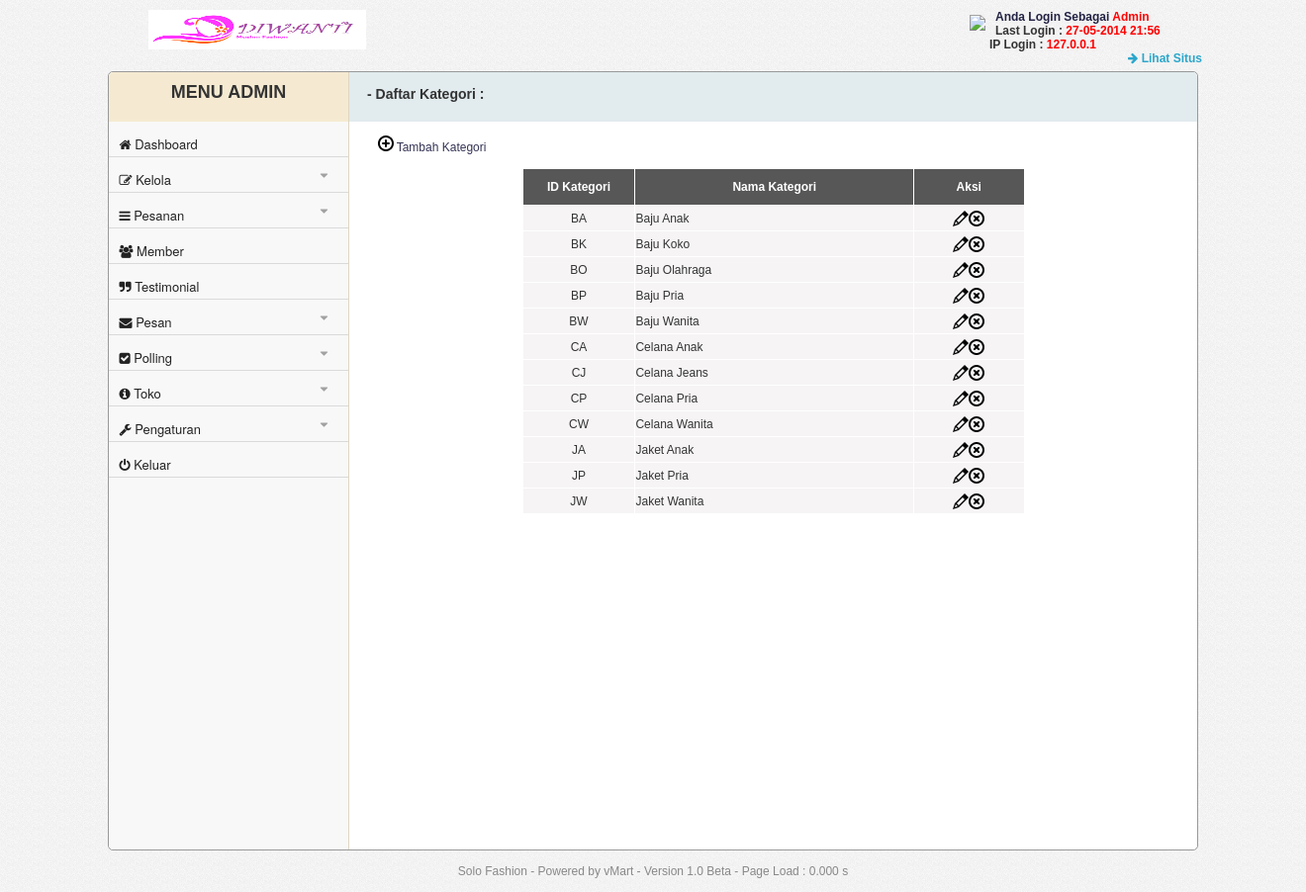
/admin/index.php?module=kategori (signed in), run on the app's committed database.
### tables this page shows
CREATE TABLE `t_pengaturan` (
  `id` int(1) NOT NULL,
  `judul_website` varchar(50) NOT NULL,
  `banner_website` varchar(50) NOT NULL,
  `favicon` varchar(50) NOT NULL,
  `keyword` varchar(100) NOT NULL,
  `deskripsi` varchar(100) NOT NULL,
  `panduan` longtext NOT NULL,
  `slide` enum('aktif','tidak aktif') NOT NULL,
  `polling` enum('aktif','tidak aktif') NOT NULL,
  `google_analystics` varchar(20) NOT NULL,
  PRIMARY KEY (`id`)
);

CREATE TABLE `t_user` (
  `id_user` int(10) NOT NULL AUTO_INCREMENT,
  `username` varchar(20) NOT NULL,
  `password` varchar(40) NOT NULL,
  `email` varchar(100) NOT NULL,
  `level` enum('super admin','admin') NOT NULL,
  `last_login` varchar(40) NOT NULL,
  `ip_login` varchar(40) NOT NULL,
  PRIMARY KEY (`id_user`)
);

CREATE TABLE `t_kategori` (
  `id_kategori` char(10) NOT NULL,
  `nama_kategori` varchar(40) NOT NULL,
  PRIMARY KEY (`id_kategori`)
);

### includes/lib.php (called while the page is built, shortened)
<?php
$sql_pengaturan=mysql_query("select *from t_pengaturan where id=1");
$row_pengaturan=mysql_fetch_assoc($sql_pengaturan);
	$judul_web=$row_pengaturan['judul_website'];
	$banner_web=$row_pengaturan['banner_website'];
$module=$_GET['module'];
$level=$_SESSION['level'];
$aksi=$_GET['aksi'];
?>

### includes/fungsi.php (called while the page is built, shortened)
<?php
function ubah_huruf_awal($pemisah, $paragrap) {
    $pisahkalimat=explode($pemisah, $paragrap);
    $kalimatbaru = array();
    foreach ($pisahkalimat as $kalimat) {
    $kalimatawalhurufbesar=ucfirst(strtolower($kalimat));
    $kalimatbaru[] = $kalimatawalhurufbesar;
    }
    $textgood = implode($pemisah, $kalimatbaru);
    return $textgood;
}
?>

### admin/module/kategori/kategori.php (the view, shortened to what this page needs)
<?php
	$table='t_kategori';
	$link='index.php?module=kategori';
$BatasAwal = 15;
if (!empty($_GET['p'])) {
		$hal = $_GET['p'] - 1;
        $MulaiAwal = $BatasAwal * $hal;
} else if (!empty($_GET['p']) and $_GET['p'] == 1) {
        $MulaiAwal = 0;
} else if (empty($_GET['p'])) {
        $MulaiAwal = 0;
}
?>
<div class="path"><h3>- Daftar Kategori : </h3></div>
<div class="tambah"><br>
<a href="index.php?module=kategori&aksi=kelola" ><img src="img/icon/add.png"> Tambah Kategori</a></b>
</div>
<br>
	<td valign="top">
      <table width="508" height="57" border="0" align="center" cellpadding="0" cellspacing="1" >
        <tr class="tabel">
          <th width="91" bgcolor="#575757" scope="col" height="36">ID Kategori</th>
          <th width="226" bgcolor="#575757" scope="col">Nama Kategori</th>
          <th width="89" bgcolor="#575757" scope="col">Aksi</th>
        </tr>
 <?php
        $sql_tampil=mysql_query("select *from ".$table." limit ".$MulaiAwal.",".$BatasAwal."");
        while($row_tampil=mysql_fetch_assoc($sql_tampil)){
			$id_kategori=$row_tampil['id_kategori'];
			$nama_kategori=$row_tampil['nama_kategori'];
        echo "
        <tr bgcolor=#F6F4F5>
          <td height=25px>".$id_kategori."</td>
          <td align=left>".$nama_kategori."</td>
          <td><center><a href='".$link."&aksi=kelola&id=".$id_kategori."'><img src='img/icon/pencil.png' title='Edit'></a><a href='".$link."&aksi=hapus&id=".$id_kategori."'><img src='img/icon/delete.png' title='Hapus'></a></center></td>
		</tr>
		  ";
        }
?>
</table>

### admin/index.php (shortened to what this page needs)
<?php
	$awalload = microtime(true);
	require_once "../includes/lib.php";
	require_once "../includes/fungsi.php";
?>
<!DOCTYPE html PUBLIC "-//W3C//DTD XHTML 1.0 Transitional//EN" "http://www.w3.org/TR/xhtml1/DTD/xhtml1-transitional.dtd">
<html xmlns="http://www.w3.org/1999/xhtml">
<head>
<link href="css/font-awesome.min.css" rel="stylesheet" type="text/css" />
<link href="css/style.css" rel="stylesheet" type="text/css" />
<link href="js/SpryAssets/SpryValidationTextField.css" rel="stylesheet" type="text/css" />
<link href="js/SpryAssets/SpryValidationTextarea.css" rel="stylesheet" type="text/css" />
<link rel="stylesheet" href="js/fancybox/jquery.fancybox.css?v=2.1.5" type="text/css" media="screen" />
</head>
<body>
<div class="banner">
	<img src="<?php echo ".".$banner_web."" ?>" width="220px" height="40px">
</div>
<div class="text-welcome">
		<img src="img/icon/user-4.png" style="float:left; margin-top:5px; margin-left:-20px; margin-right:10px;">
		<font color="#222244"><b>Anda Login Sebagai <font color="#FF0000"><?php echo "".ubah_huruf_awal(" ",$level)."" ?></font></b> </font><br>
	<?php
		$sql_user=mysql_query("select *from t_user where id_user=".$_SESSION['id_user']."");
		$row_user=mysql_fetch_assoc($sql_user);
	?>
		<b>	Last Login : <font color="#FF0000"><?php echo "".$row_user['last_login']."" ?></font><br>
			IP Login : <font color="#FF0000"><?php echo "".$row_user['ip_login']."" ?></font> </b>
		<br>
	<a href='../index.php' target="_blank" style="color:#2BA6CB; text-decoration:none; position:absolute; margin-left:140px;"><i class="fa fa-arrow-right"></i> <b>Lihat Situs</b></a>
</div>
<div class="konten">
	<div class="side-menu">
		<div class="menu-header">
			<h2>MENU ADMIN </h2>
		</div>
	<div id="wrapper">
		<ul class="menu">
			<li><a href="index.php?module=dashboard" ><i class="fa fa-home"></i> Dashboard</a></li>
			<li><a href="#"><i class="fa fa-edit"></i>  Kelola<span><i class='fa fa-caret-down'></i></span></a>
			</li>
			<li><a href="#"><i class="fa fa-bars"></i>  Pesanan<span><i class='fa fa-caret-down'></i></span></a>
			</li>
			<li><a href="index.php?module=member"><i class="fa fa-users"></i>  Member</a></li>
			<li><a href="index.php?module=testimonial"><i class="fa fa-quote-right"></i> Testimonial</a></li>
			<li><a href="index.php?module=pesan"><i class="fa fa-envelope"></i>  Pesan<span><i class='fa fa-caret-down'></i></span></a>
			</li>
			<li><a href="#"><i class="fa fa-check-square"></i>  Polling<span><i class='fa fa-caret-down'></i></span></span></a>
			<li><a href="#"><i class="fa fa-info-circle"></i>  Toko<span><i class='fa fa-caret-down'></i></span></span></a>
			<li><a href="#"><i class="fa fa-wrench"></i>  Pengaturan<span><i class='fa fa-caret-down'></i></span></a>
			</li>
				<li><a href="index.php?module=keluar"><i class="fa fa-power-off"></i>  Keluar</a></li>
			</ul>
	</div>
</div>
	<div class="isi">
<?php
	if($module=='kategori'){
		if($aksi=='kelola' || $aksi=='hapus'){
			include "module/kategori/k-kategori.php";
		}else{
			include "module/kategori/kategori.php";
		}
	}elseif($module=='produk'){
		if($aksi=='kelola' || $aksi=='hapus'){
			include "module/produk/k-produk.php";
		}else{
			include "module/produk/produk.php";
		}
	}elseif($module=='konfirmasi'){
			include 'module/konfirmasi/konfirmasi.php';
	}elseif($module=='template'){
		if($aksi=='kelola' || $aksi=='hapus'){
			include 'module/template/k-template.php';
		}else{
			include 'module/template/template.php';
		}
	}elseif($module=='rekening'){
		if($aksi=='kelola' || $aksi=='hapus'){
			include 'module/rekening/k-rekening.php';
		}else{
			include 'module/rekening/rekening.php';
		}
	}elseif($module=='tentang'){
			include 'module/profil/tentang.php';
	}elseif($module=='panduan'){
			include 'module/pengaturan/panduan.php';
	}elseif($module=='kontak'){
			include 'module/kontak/kontak.php';
	}elseif($module=='slider'){
			include 'module/slider/slider.php';
	}elseif($module=='sosmed'){
			include 'module/kontak/sosmed.php';
	}elseif($module=='profil'){
		if($aksi=='kelola'){
			include 'module/profil/k-profil.php';
		}else{
			include 'module/profil/profil.php';
		}
	}elseif($module=='testimonial'){
			include 'module/testimonial/testimonial.php';
	}elseif($module=='shipping'){
		if($aksi=='kelola' || $aksi=='hapus'){
			include 'module/ongkir/k-shipping.php';
		}else{
			include "module/ongkir/shipping.php";
		}
	}elseif($module=='member'){
		if(isset($id)){
			include "module/member/detail.php";
		}else{
			include "module/member/member.php";
		}
	}elseif($module=='user' && $level=='super admin'){
		if($aksi=='kelola' ){
			include "module/user/k-user.php";
		}else{
			include "module/user/user.php";
		}
	}elseif($module=='pengaturan' && $level=='super admin'){
		include "module/pengaturan/pengaturan.php";
	}elseif($module=='pesan'){
		if($aksi=='kirim'){
				include "module/pesan/kirim-pesan.php";
			}else{
				include "module/pesan/kotak-pesan.php";
		}
	}elseif($module=='keluar'){
		$sql_user=mysql_query("update t_user SET ip_login='".$_SERVER['REMOTE_ADDR']."',last_login='".date("d-m-Y H:i")."' where id_user=".$_SESSION['id_user']."");
		session_destroy();
		session_unset();
		echo "<script>window.location=('login.php');</script>";
	}else{
		include "module/dashboard/dashboard.php";
	}
?>
	</div>
		<br><br>
</div>
<br>
<center>
	<font style="color:#888888"><?php echo "".$judul_web.""; $akhirload = microtime(true); $waktuload = $akhirload  - $awalload; ?> - Powered by vMart - Version  <?php  echo "".versi_cms." - Page Load : " . number_format($waktuload, 3, '.', '') . " s"; ?></center>
	<br>
</body>
</html>

### admin/css/style.css (style rules this page uses)
body { margin: 0; padding: 0; font-family: Arial,Helvetica,sans-serif; font-size: 12px; color: #333; text-align: center; background-image:url(../img/bg.png); }
.banner { width:200px; position:absolute; margin-left:150px; float:left; }
.text-welcome { margin-left:1000px; margin-top:10px; text-align:left; width:310px; }
.text-welcome a { width:100px; }
.side-menu { width:22%; float:left; border-top-left-radius:5px; border-right-color:#DFD5C3; border-right-style:solid; border-right-width:thin; background-color:#F8F8F8; height:786px; border-bottom-left-radius:5px; }
.side-menu h2 { margin-top:0px; padding-top:10px; color:#333333; }
.menu-header { background-color:#F5EAD1; height:50px; margin-bottom:-12px; border-top-left-radius:5px; }
ul, ul ul { margin: 0; padding: 0; list-style: none; }
#wrapper { width: 220px; margin: 100px auto; font-size: 0.8125em; }
.menu { width: 110%; margin-top:-100px; height: auto; }
.menu a { text-decoration:none; text-align:left; display:block; }
.menu i { margin-left:-61px; }
.menu > li > a { background-color: #F8F8F8; filter: progid:DXImageTransform.Microsoft.gradient(GradientType=0,StartColorStr='#727a86', EndColorStr='#505864'); border-bottom-style:solid; border-bottom-color:#DADADA; border-bottom-width:thin; margin-left:-11px; width: 100%; height:30px; line-height: 2.75em; text-indent: 2.75em; display: block; padding-top:5px; font-family: "Helvetica Neue", Helvetica, Arial, sans-serif; font-size:13px; font-weight:normal; position:relative; color:#222222; }
.menu > li > a:before { content: ''; background-repeat: no-repeat; font-size: 36px; height: 1em; width: 1em; position: absolute; left: 0; top: 50%; margin: -.5em 0 0 0; }
.menu li span i { display: inline-block; position: absolute; right: 1em; top: 50%; line-height: 1em; height: 1em; padding: .4em .6em; margin: -.8em 0 0 0; opacity:0.4; }
.konten { border-color:#999999; border-style:solid; border-width:thin; min-height:786px; margin:20px auto 0; width:1100px; background-color:#FFFFFF; border-radius:5px; }
.isi { margin-left:21%; }
.path { background-color:#E2EBEE; width:100%; height:50px; margin-top:-14px; border-top-right-radius:5px; }
.path h3 { padding-top:14px; text-align:left; padding-left:30px; }
.tambah a { margin-left:-690px; text-decoration:none; color:#333355; }

### admin/module/kategori/kategori.php (style rules this page uses)
.tabel { color: #FFF; }

### data on the page
t_pengaturan: banner_website (picture), judul_website "Solo Fashion"
t_user: last_login "27-05-2014 21:56", ip_login "127.0.0.1"
t_kategori: id_kategori "BA", nama_kategori "Baju Anak"
t_kategori: id_kategori "BK", nama_kategori "Baju Koko"
t_kategori: id_kategori "BO", nama_kategori "Baju Olahraga"
t_kategori: id_kategori "BP", nama_kategori "Baju Pria"
t_kategori: id_kategori "BW", nama_kategori "Baju Wanita"
t_kategori: id_kategori "CA", nama_kategori "Celana Anak"
t_kategori: id_kategori "CJ", nama_kategori "Celana Jeans"
t_kategori: id_kategori "CP", nama_kategori "Celana Pria"
t_kategori: id_kategori "CW", nama_kategori "Celana Wanita"
t_kategori: id_kategori "JA", nama_kategori "Jaket Anak"
t_kategori: id_kategori "JP", nama_kategori "Jaket Pria"
t_kategori: id_kategori "JW", nama_kategori "Jaket Wanita"

### other printed values
ubah_huruf_awal(" ",$level) "Admin"
versi_cms "1.0 Beta"
